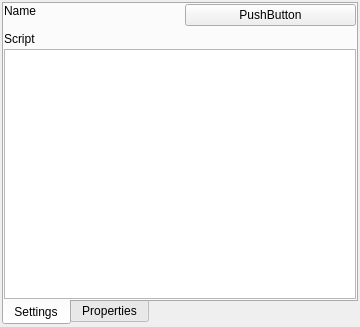
<?xml version="1.0" encoding="UTF-8"?>
<ui version="4.0">
 <class>ActionWidget</class>
 <widget class="QWidget" name="ActionWidget">
  <property name="geometry">
   <rect>
    <x>0</x>
    <y>0</y>
    <width>360</width>
    <height>327</height>
   </rect>
  </property>
  <property name="sizePolicy">
   <sizepolicy hsizetype="Expanding" vsizetype="Expanding">
    <horstretch>0</horstretch>
    <verstretch>0</verstretch>
   </sizepolicy>
  </property>
  <property name="windowTitle">
   <string>Form</string>
  </property>
  <property name="layoutDirection">
   <enum>Qt::LeftToRight</enum>
  </property>
  <layout class="QVBoxLayout" name="verticalLayout">
   <property name="leftMargin">
    <number>2</number>
   </property>
   <property name="topMargin">
    <number>2</number>
   </property>
   <property name="rightMargin">
    <number>2</number>
   </property>
   <property name="bottomMargin">
    <number>2</number>
   </property>
   <item>
    <widget class="QTabWidget" name="tabWidget">
     <property name="tabPosition">
      <enum>QTabWidget::South</enum>
     </property>
     <property name="currentIndex">
      <number>0</number>
     </property>
     <widget class="QWidget" name="tabSettings">
      <attribute name="title">
       <string>Settings</string>
      </attribute>
      <layout class="QVBoxLayout" name="verticalLayout_2">
       <property name="spacing">
        <number>3</number>
       </property>
       <property name="leftMargin">
        <number>0</number>
       </property>
       <property name="topMargin">
        <number>0</number>
       </property>
       <property name="rightMargin">
        <number>0</number>
       </property>
       <property name="bottomMargin">
        <number>0</number>
       </property>
       <item>
        <layout class="QHBoxLayout" name="horizontalLayout">
         <item>
          <layout class="QFormLayout" name="formLayout_2">
           <property name="fieldGrowthPolicy">
            <enum>QFormLayout::AllNonFixedFieldsGrow</enum>
           </property>
           <item row="0" column="0">
            <widget class="QLabel" name="labelName">
             <property name="text">
              <string>Name</string>
             </property>
            </widget>
           </item>
          </layout>
         </item>
         <item>
          <layout class="QFormLayout" name="formLayout_3">
           <property name="fieldGrowthPolicy">
            <enum>QFormLayout::AllNonFixedFieldsGrow</enum>
           </property>
           <item row="0" column="1">
            <widget class="QPushButton" name="pushButton">
             <property name="text">
              <string>PushButton</string>
             </property>
            </widget>
           </item>
          </layout>
         </item>
        </layout>
       </item>
       <item>
        <widget class="ActionBuildWidget" name="actionBuilder" native="true"/>
       </item>
       <item>
        <widget class="QLabel" name="labelScript">
         <property name="text">
          <string>Script</string>
         </property>
        </widget>
       </item>
       <item>
        <widget class="ScriptEdit" name="script"/>
       </item>
      </layout>
     </widget>
     <widget class="QWidget" name="tabReferences">
      <attribute name="title">
       <string>Properties</string>
      </attribute>
      <layout class="QVBoxLayout" name="verticalLayout_4">
       <property name="spacing">
        <number>2</number>
       </property>
       <property name="leftMargin">
        <number>0</number>
       </property>
       <property name="topMargin">
        <number>0</number>
       </property>
       <property name="rightMargin">
        <number>0</number>
       </property>
       <property name="bottomMargin">
        <number>0</number>
       </property>
       <item>
        <widget class="PropertyEditor" name="propertyEditor" native="true"/>
       </item>
      </layout>
     </widget>
    </widget>
   </item>
  </layout>
 </widget>
 <customwidgets>
  <customwidget>
   <class>ScriptEdit</class>
   <extends>QPlainTextEdit</extends>
   <header>Widgets/ScriptEdit.hpp</header>
  </customwidget>
  <customwidget>
   <class>PropertyEditor</class>
   <extends>QWidget</extends>
   <header>Widgets/PropertyEditor.hpp</header>
   <container>1</container>
  </customwidget>
  <customwidget>
   <class>ActionBuildWidget</class>
   <extends>QWidget</extends>
   <header>Widgets/ActionBuildWidget.hpp</header>
   <container>1</container>
  </customwidget>
 </customwidgets>
 <resources/>
 <connections/>
</ui>
